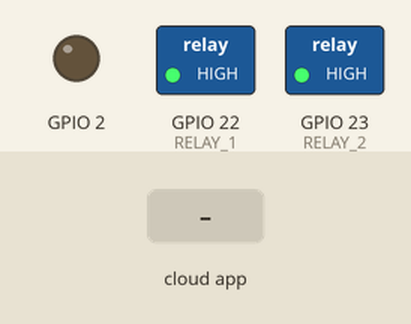
This program was run on a simulated ESP32. Parts: switched loads named in the program (green lamp = pin HIGH), output pins drawn as LEDs (lit = HIGH). The test bench sets the inputs (shaded band). WiFi joins after 1.5 s; servers stay silent unless stated; not simulated (calls return 0 or success): credentials.h; what the program prints to the serial monitor is not drawn.

Above: at 2.8 s.
2.9 s: the phone or cloud app sets on to 1
At 4.1 s:
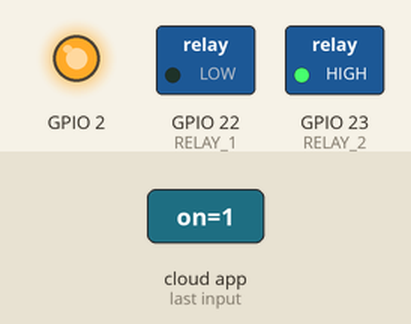
4.4 s: the phone or cloud app sets on to 0
At 5.4 s:
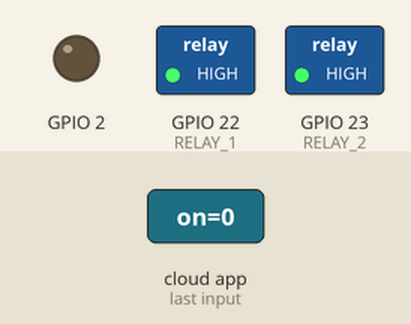
Timing chart, 0 to 7.4 s (numbered marks = the images above; inputs shaded):
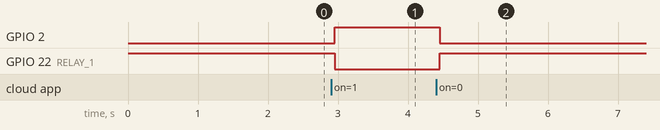

The program:

main.cpp
```cpp
#include <Arduino.h>
#include <WiFi.h>
#include <Firebase.h>
#include <credentials.h>

#define RELAY_1 22
#define RELAY_2 23

// Provide the token generation process info.
#include <addons/TokenHelper.h>

// Provide the RTDB payload printing info and other helper functions.
#include <addons/RTDBHelper.h>

FirebaseData stream;
FirebaseData fbdo;

FirebaseAuth auth;
FirebaseConfig config;

unsigned long sendDataPrevMillis = 0;

void streamCallback(StreamData data) {
  noInterrupts();
  Serial.printf("stream path, %s\nevent path, %s\ndata type, %s\nevent type, %s\n\n",
                data.streamPath().c_str(),
                data.dataPath().c_str(),
                data.dataType().c_str(),
                data.eventType().c_str());
  printResult(data); // see addons/RTDBHelper.h
  Serial.println();

  if (data.boolData() == true) {
    digitalWrite(BUILTIN_LED, HIGH);
    digitalWrite(RELAY_1, LOW);
  } else {
    digitalWrite (BUILTIN_LED, LOW);
    digitalWrite(RELAY_1, HIGH);
  }
  Serial.printf("Received stream payload size: %d (Max. %d)\n\n", data.payloadLength(), data.maxPayloadLength());
  interrupts();
}

void streamTimeoutCallback(bool timeout) {
  if (timeout)
    Serial.println("stream timed out, resuming...\n");

  if (!stream.httpConnected())
    Serial.printf("error code: %d, reason: %s\n\n", stream.httpCode(), stream.errorReason().c_str());
}

void setup() {
  Serial.begin(115200);

  pinMode(BUILTIN_LED, OUTPUT);
  pinMode(RELAY_1, OUTPUT);
  pinMode(RELAY_2, OUTPUT);

  // default high = open circuit
  digitalWrite(RELAY_1, HIGH);
  digitalWrite(RELAY_2, HIGH);

  WiFi.begin(WIFI_SSID, WIFI_PASSWORD);
  Serial.print("Connecting to Wi-Fi");
  while (WiFi.status() != WL_CONNECTED) {
    Serial.print(".");
    delay(300);
  }
  Serial.println();
  Serial.print("Connected with IP: ");
  Serial.println(WiFi.localIP());
  Serial.println();

  Serial.printf("Firebase Client v%s\n\n", FIREBASE_CLIENT_VERSION);

  /* Assign the api key (required) */
  config.api_key = API_KEY;

  /* Assign the user sign in credentials */
  auth.user.email = USER_EMAIL;
  auth.user.password = USER_PASSWORD;

  /* Assign the RTDB URL (required) */
  config.database_url = DATABASE_URL;

  /* Assign the callback function for the long running token generation task */
  config.token_status_callback = tokenStatusCallback; // see addons/TokenHelper.h

  Firebase.begin(&config, &auth);

  Firebase.reconnectWiFi(true);

  if (!Firebase.beginStream(stream, "/ledState/on"))
    Serial.printf("sream begin error, %s\n\n", stream.errorReason().c_str());

  Firebase.setStreamCallback(stream, streamCallback, streamTimeoutCallback);


}

void loop() {

  if (Firebase.ready() && (millis() - sendDataPrevMillis > 15000 || sendDataPrevMillis == 0)) {
    sendDataPrevMillis = millis();
    FirebaseJson json;
  }
}
```

Measured:
- after the input at 2.9 s, GPIO 2: LOW → HIGH after 0.05 s; GPIO 22 (RELAY_1): HIGH → LOW after 0.05 s
- after the input at 4.4 s, GPIO 2: HIGH → LOW after 0.05 s; GPIO 22 (RELAY_1): LOW → HIGH after 0.05 s
